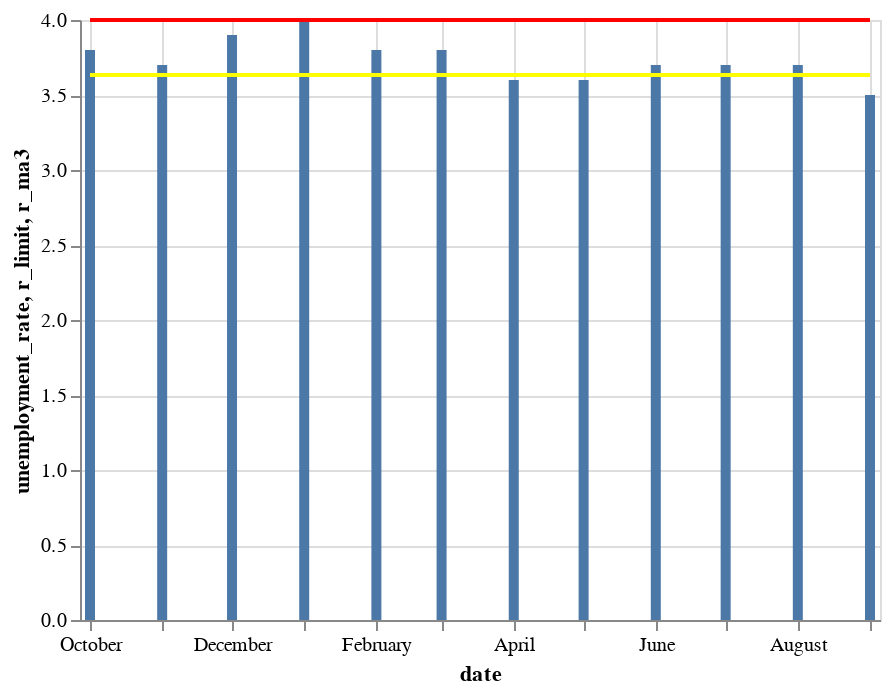

Notebook cell for this chart:
### Code cell
dates = df.index
df['date'] = dates
df['r_min'] = r_min
df['r_limit'] = r_min + 0.5
df['r_ma3'] = r_ma3

base = alt.Chart(df).encode(
    x='date:T'
)
bars = base.mark_bar().encode(
    y='unemployment_rate:Q'
)
rule = base.mark_line(color='red').encode(
    y='r_limit:Q',
)
rule2 = base.mark_line(color='yellow').encode(
    y='r_ma3:Q',
)
bars + rule + rule2

### Figure 1 — Vega-Lite specification as saved in the notebook (floating-point values rounded to 4 significant figures)
{"$schema": "https://vega.github.io/schema/vega-lite/v3.4.0.json", "config": {"mark": {"tooltip": null}, "view": {"height": 300, "width": 400}}, "data": {"name": "data-c9293783ab090a0bda9d0d3ecd94cbde"}, "datasets": {"data-c9293783ab090a0bda9d0d3ecd94cbde": [{"date": "2018-10-01", "r_limit": 4, "r_ma3": 3.633, "r_min": 3.5, "unemployment_rate": 3.8}, {"date": "2018-11-01", "r_limit": 4, "r_ma3": 3.633, "r_min": 3.5, "unemployment_rate": 3.7}, {"date": "2018-12-01", "r_limit": 4, "r_ma3": 3.633, "r_min": 3.5, "unemployment_rate": 3.9}, {"date": "2019-01-01", "r_limit": 4, "r_ma3": 3.633, "r_min": 3.5, "unemployment_rate": 4}, {"date": "2019-02-01", "r_limit": 4, "r_ma3": 3.633, "r_min": 3.5, "unemployment_rate": 3.8}, {"date": "2019-03-01", "r_limit": 4, "r_ma3": 3.633, "r_min": 3.5, "unemployment_rate": 3.8}, {"date": "2019-04-01", "r_limit": 4, "r_ma3": 3.633, "r_min": 3.5, "unemployment_rate": 3.6}, {"date": "2019-05-01", "r_limit": 4, "r_ma3": 3.633, "r_min": 3.5, "unemployment_rate": 3.6}, {"date": "2019-06-01", "r_limit": 4, "r_ma3": 3.633, "r_min": 3.5, "unemployment_rate": 3.7}, {"date": "2019-07-01", "r_limit": 4, "r_ma3": 3.633, "r_min": 3.5, "unemployment_rate": 3.7}, {"date": "2019-08-01", "r_limit": 4, "r_ma3": 3.633, "r_min": 3.5, "unemployment_rate": 3.7}, {"date": "2019-09-01", "r_limit": 4, "r_ma3": 3.633, "r_min": 3.5, "unemployment_rate": 3.5}]}, "layer": [{"encoding": {"x": {"field": "date", "type": "temporal"}, "y": {"field": "unemployment_rate", "type": "quantitative"}}, "mark": "bar"}, {"encoding": {"x": {"field": "date", "type": "temporal"}, "y": {"field": "r_limit", "type": "quantitative"}}, "mark": {"color": "red", "type": "line"}}, {"encoding": {"x": {"field": "date", "type": "temporal"}, "y": {"field": "r_ma3", "type": "quantitative"}}, "mark": {"color": "yellow", "type": "line"}}]}
